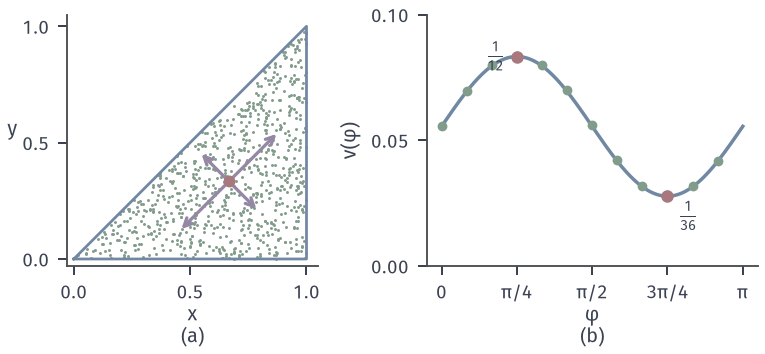

The Python source for this figure:
"""Triangle model (density 2 on 0<=y<=x<=1): mean (2/3,1/3), Sigma=[[1/18,1/36],[1/36,1/18]].
(a) 800 simulated points (seed 1, as (max,min) of two uniforms), principal axes along (1,1) and (1,-1) with half-lengths
equal to the standard deviations sqrt(1/12), sqrt(1/36). (b) a^T Sigma a for a=(cos phi, sin phi) and sample variances of a^T X."""
from pathlib import Path
import sys
ROOT = next(p for p in Path(__file__).resolve().parents if (p/"build.sh").is_file() and (p/"tex/book.tex").is_file())
sys.path.insert(0, str(ROOT/"figures/00-shared/mathematical-preliminaries-upper/00-shared/comprehension-figures"))
from support import figure, save, BLUE, GREEN, YELLOW, RED, PURPLE, INK, MUTED, GRID, BLUE_FILL, GREEN_FILL, YELLOW_FILL, RED_FILL, PURPLE_FILL
import numpy as np
STROKE = "#4C4D4F"
def tag(ax, s, y=-0.30):
    ax.text(0.5, y, s, transform=ax.transAxes, ha="center", va="top")

rng = np.random.default_rng(1); n = 800
u = rng.random((2, n)); x = u.max(0); y = u.min(0)
S = np.array([[1/18, 1/36], [1/36, 1/18]]); mu = np.array([2/3, 1/3])
fig, (a, b) = figure(width_mm=108, height_mm=50, ncols=2, gridspec_kw={'width_ratios': [1, 1.25]})
a.plot([0, 1, 1, 0], [0, 0, 1, 0], color=BLUE, lw=1.1)
a.scatter(x, y, s=1.4, color=GREEN, linewidths=0)
for v, lam in ((np.array([1, 1])/np.sqrt(2), 1/12), (np.array([1, -1])/np.sqrt(2), 1/36)):
    d = np.sqrt(lam)*v
    a.annotate('', xy=mu+d, xytext=mu-d, arrowprops=dict(arrowstyle='<->', color=PURPLE, lw=1.3, shrinkA=0, shrinkB=0))
a.scatter([mu[0]], [mu[1]], s=16, color=RED, zorder=4)
a.set_aspect('equal'); a.set_xlim(-0.03, 1.05); a.set_ylim(-0.03, 1.05); a.set_xticks([0, 0.5, 1]); a.set_yticks([0, 0.5, 1])
a.set_xlabel('$x$', labelpad=1); a.set_ylabel('$y$', rotation=0)
phi = np.linspace(0, np.pi, 300)
b.plot(phi, 1/18 + np.sin(2*phi)/36, color=BLUE, lw=1.4)
ph = np.linspace(0, np.pi, 13)[:-1]
sv = [np.var(np.cos(p)*x + np.sin(p)*y) for p in ph]
b.scatter(ph, sv, s=10, color=GREEN, zorder=3)
b.scatter([np.pi/4, 3*np.pi/4], [1/12, 1/36], s=18, color=RED, zorder=4)
b.text(np.pi/4 - 0.12, 1/12, r'$\frac{1}{12}$', ha='right', va='center')
b.text(3*np.pi/4 + 0.12, 1/36 - 0.002, r'$\frac{1}{36}$', ha='left', va='top')
b.set_xticks([0, np.pi/4, np.pi/2, 3*np.pi/4, np.pi]); b.set_xticklabels(['0', r'$\pi/4$', r'$\pi/2$', r'$3\pi/4$', r'$\pi$'])
b.set_ylim(0, 0.1); b.set_yticks([0, 0.05, 0.1]); b.set_xlabel(r'$\varphi$', labelpad=1)
b.set_ylabel(r'$v(\varphi)$')
tag(a, '(a)', y=-0.24); tag(b, '(b)', y=-0.24)
save(fig, Path(__file__).resolve().parent, 'figure', {'seed': 1, 'n': n, 'sample_cov': np.cov(x, y, bias=True).tolist(), 'Sigma': S.tolist()})
